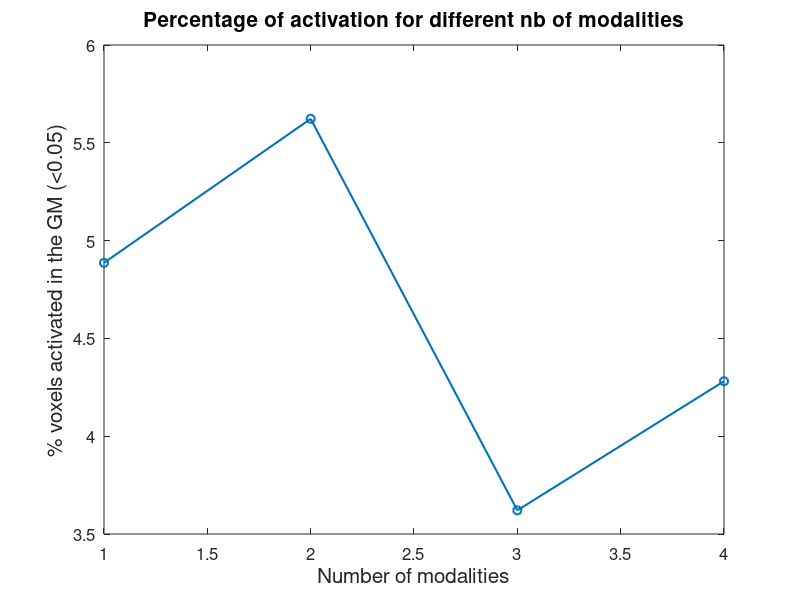
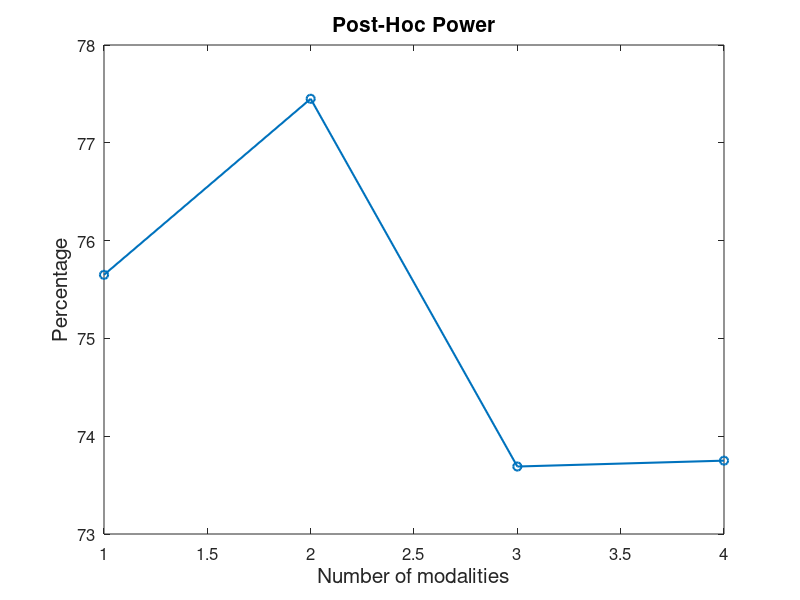

Here is the MATLAB script that generated these plots, in order:
%%%%%%%%%%%%%%%%%%%%%
% Plot some results %
%%%%%%%%%%%%%%%%%%%%%

nb_mod = [1 2 3 4];
perc = [4.8864 5.6227 3.6209 4.2810];

figure;
figu_one = plot(nb_mod, perc, '-o');
set(figu_one, 'LineWidth', 1.5);
set(gca, 'FontSize', 12);
xlabel('Number of modalities', 'FontSize', 15);
ylabel('% voxels activated in the GM (<0.05)', 'FontSize', 15);
title('Percentage of activation for different nb of modalities','FontSize', 15);

%%
nb_mod = [1 2 3 4];
php = [75.65 77.45 73.69 73.75];

figure;
figu_one = plot(nb_mod, php, '-o');
set(figu_one, 'LineWidth', 1.5);
set(gca, 'FontSize', 12);
xlabel('Number of modalities', 'FontSize', 15);
ylabel('Percentage', 'FontSize', 15);
title('Post-Hoc Power','FontSize', 15);
